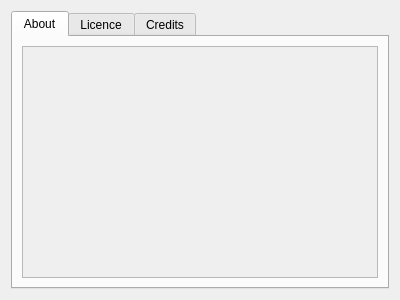
<?xml version="1.0" encoding="UTF-8"?>
<ui version="4.0">
 <class>AboutForm</class>
 <widget class="QDialog" name="AboutForm">
  <property name="geometry">
   <rect>
    <x>0</x>
    <y>0</y>
    <width>400</width>
    <height>300</height>
   </rect>
  </property>
  <property name="windowTitle">
   <string>Dialog</string>
  </property>
  <layout class="QGridLayout" name="gridLayout">
   <item row="0" column="0">
    <widget class="QTabWidget" name="tabWidget">
     <property name="currentIndex">
      <number>0</number>
     </property>
     <widget class="QWidget" name="tabAbout">
      <attribute name="title">
       <string>About</string>
      </attribute>
      <layout class="QGridLayout" name="gridLayout_2">
       <item row="0" column="1">
        <widget class="QScrollArea" name="scrollArea">
         <property name="horizontalScrollBarPolicy">
          <enum>Qt::ScrollBarAlwaysOff</enum>
         </property>
         <property name="widgetResizable">
          <bool>true</bool>
         </property>
         <widget class="QWidget" name="scrollAreaWidgetContents">
          <property name="geometry">
           <rect>
            <x>0</x>
            <y>0</y>
            <width>362</width>
            <height>235</height>
           </rect>
          </property>
          <property name="maximumSize">
           <size>
            <width>16777215</width>
            <height>16777215</height>
           </size>
          </property>
          <layout class="QGridLayout" name="gridLayout_5">
           <item row="0" column="0">
            <widget class="QLabel" name="qlAbout">
             <property name="maximumSize">
              <size>
               <width>16777215</width>
               <height>16777215</height>
              </size>
             </property>
             <property name="text">
              <string/>
             </property>
             <property name="textFormat">
              <enum>Qt::PlainText</enum>
             </property>
             <property name="scaledContents">
              <bool>true</bool>
             </property>
             <property name="wordWrap">
              <bool>true</bool>
             </property>
            </widget>
           </item>
          </layout>
         </widget>
        </widget>
       </item>
      </layout>
     </widget>
     <widget class="QWidget" name="tabLicence">
      <attribute name="title">
       <string>Licence</string>
      </attribute>
      <layout class="QGridLayout" name="gridLayout_3">
       <item row="0" column="0">
        <widget class="QScrollArea" name="scrollArea_2">
         <property name="horizontalScrollBarPolicy">
          <enum>Qt::ScrollBarAlwaysOff</enum>
         </property>
         <property name="widgetResizable">
          <bool>true</bool>
         </property>
         <widget class="QWidget" name="scrollAreaWidgetContents_2">
          <property name="geometry">
           <rect>
            <x>0</x>
            <y>0</y>
            <width>362</width>
            <height>235</height>
           </rect>
          </property>
          <property name="maximumSize">
           <size>
            <width>16777215</width>
            <height>16777215</height>
           </size>
          </property>
          <layout class="QGridLayout" name="gridLayout_6">
           <item row="0" column="0">
            <widget class="QLabel" name="qlLicence">
             <property name="maximumSize">
              <size>
               <width>16777215</width>
               <height>16777215</height>
              </size>
             </property>
             <property name="text">
              <string/>
             </property>
             <property name="textFormat">
              <enum>Qt::PlainText</enum>
             </property>
             <property name="scaledContents">
              <bool>true</bool>
             </property>
             <property name="wordWrap">
              <bool>true</bool>
             </property>
            </widget>
           </item>
          </layout>
         </widget>
        </widget>
       </item>
      </layout>
     </widget>
     <widget class="QWidget" name="tabCredits">
      <attribute name="title">
       <string>Credits</string>
      </attribute>
      <layout class="QGridLayout" name="gridLayout_4">
       <item row="0" column="0">
        <widget class="QScrollArea" name="scrollArea_3">
         <property name="widgetResizable">
          <bool>true</bool>
         </property>
         <widget class="QWidget" name="scrollAreaWidgetContents_3">
          <property name="geometry">
           <rect>
            <x>0</x>
            <y>0</y>
            <width>362</width>
            <height>235</height>
           </rect>
          </property>
          <property name="maximumSize">
           <size>
            <width>16777215</width>
            <height>16777215</height>
           </size>
          </property>
          <layout class="QGridLayout" name="gridLayout_7">
           <item row="0" column="0">
            <widget class="QLabel" name="qlCredits">
             <property name="maximumSize">
              <size>
               <width>16777215</width>
               <height>16777215</height>
              </size>
             </property>
             <property name="text">
              <string/>
             </property>
             <property name="textFormat">
              <enum>Qt::PlainText</enum>
             </property>
             <property name="scaledContents">
              <bool>true</bool>
             </property>
             <property name="wordWrap">
              <bool>true</bool>
             </property>
            </widget>
           </item>
          </layout>
         </widget>
        </widget>
       </item>
      </layout>
     </widget>
    </widget>
   </item>
  </layout>
 </widget>
 <resources/>
 <connections/>
</ui>
